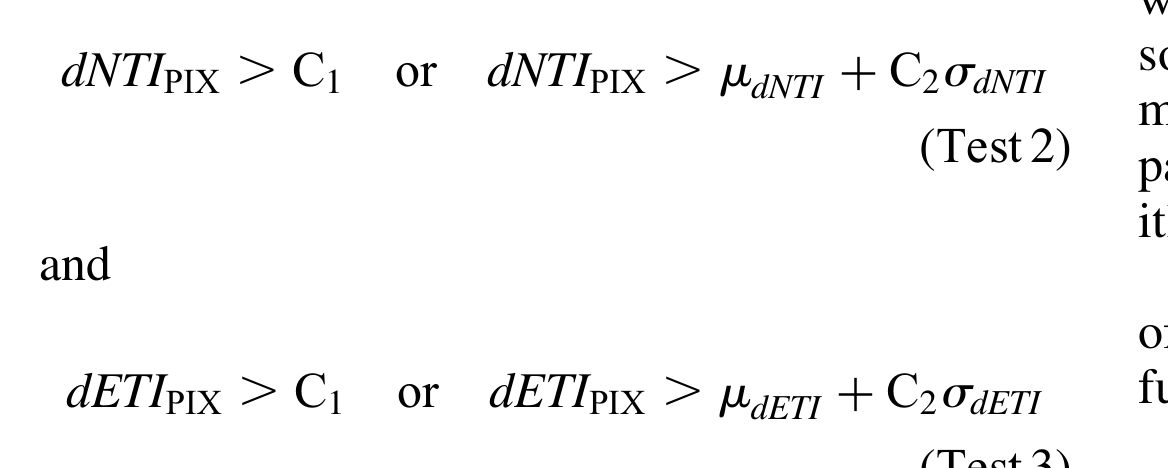
#> input picture experiments/_s138_audit/verificador/tests23_formula.png, 1168 x 468 px
$ python diffcols.py ../../_s138_audit/verificador/tests23_formula.png ../../_s138_audit/verificador/caption_A6.png
#> lines starting #> are read from the running program, lines starting #| are printed output that depends on the picture
import sys
from PIL import Image
import numpy as np
a=np.asarray(Image.open(sys.argv[1]).convert('RGB')).astype(int); b=np.asarray(Image.open(sys.argv[2]).convert('RGB')).astype(int)
#> after `a = np.asarray(Image.open(sys.argv[1]).convert('RGB')).astype(int)`:
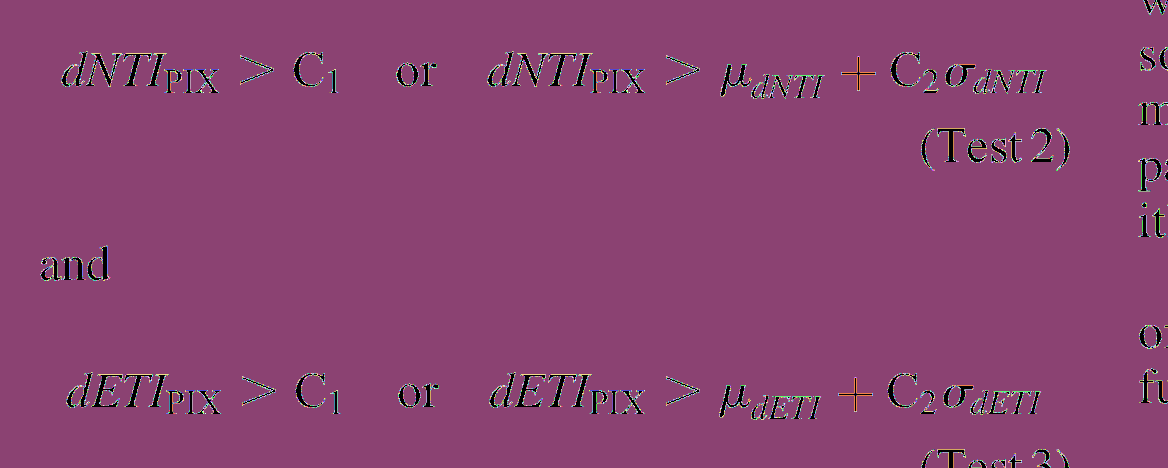
#> a: shape (468, 1168, 3) int64; 255 distinct labels, from 0 to 255; one colour per label, 0 black
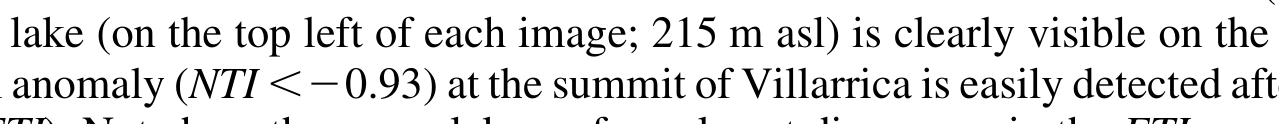
#> input picture experiments/_s138_audit/verificador/caption_A6.png, 1279 x 124 px
#> after `b = np.asarray(Image.open(sys.argv[2]).convert('RGB')).astype(int)`:
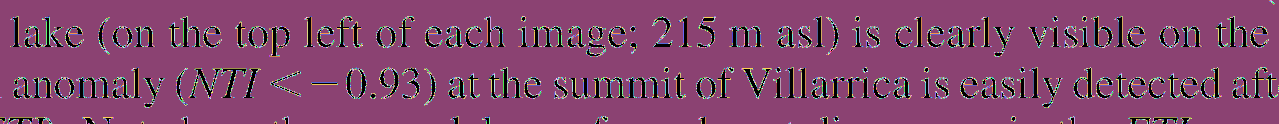
#> b: shape (124, 1279, 3) int64; 255 distinct labels, from 0 to 255; one colour per label, 0 black
#> (the run stopped early here; a loop or call above may not have finished)
